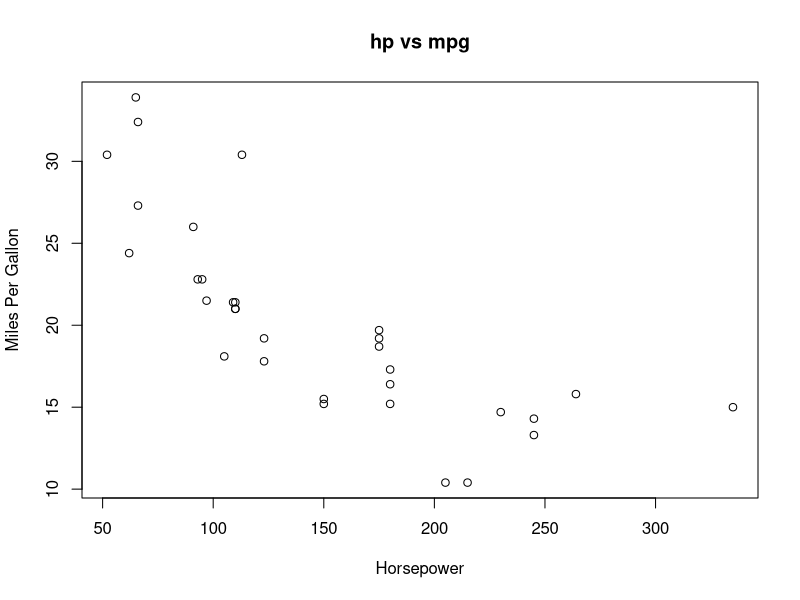

Write the R code that produced this figure.
data(mtcars)
library(ggplot2)
plot(mtcars$hp, mtcars$mpg, main = "hp vs mpg", xlab = "Horsepower", ylab = "Miles Per Gallon")

cor.test(mtcars$hp, mtcars$mpg, method = "pearson")
cor.test(mtcars$hp, mtcars$mpg, method = "spearman")

